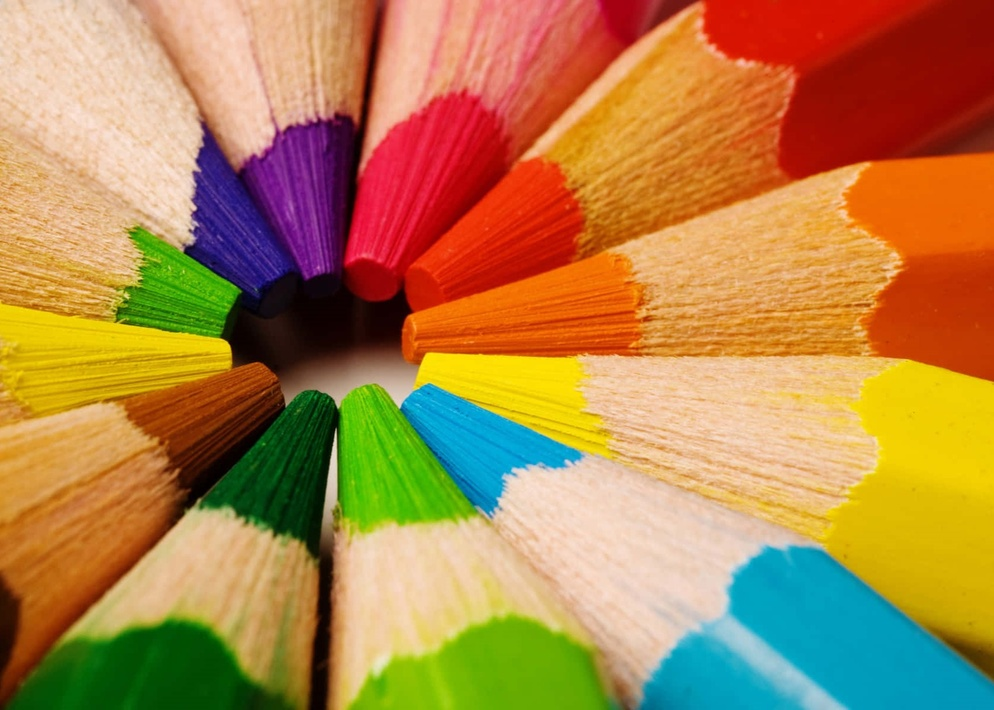
#> input picture All Methods Tried/Color Transfer/source.jpg, 994 x 710 px, shrunk from 1680 x 1200 before the run, found by its file name
$ jupyter execute 'Reinhard’s Color Transfer.ipynb'
#> lines starting #> are read from the running program, lines starting #| are printed output that depends on the picture
#> further down, source is the input picture: shape (710, 994, 3); mean B, G, R 74.8, 132.6, 176.2
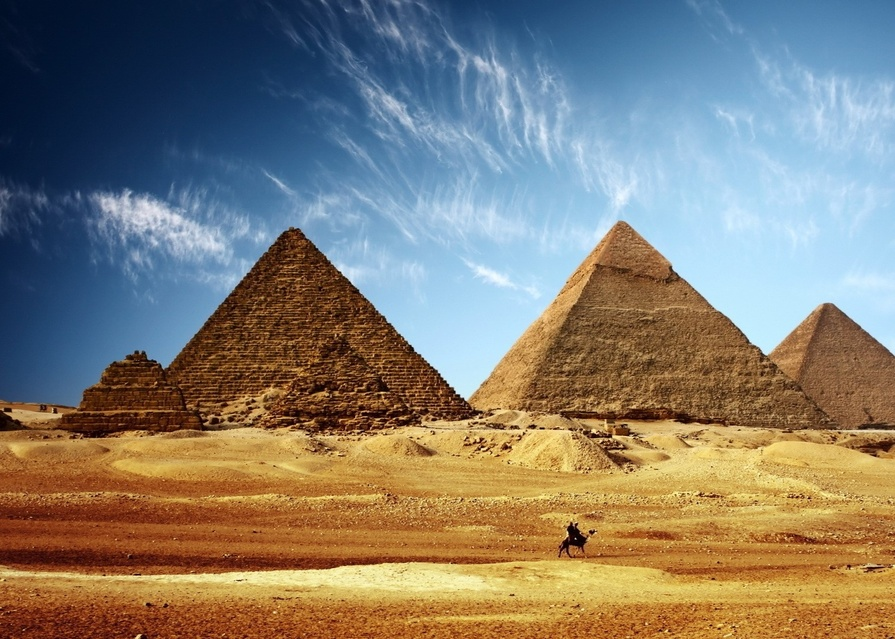
#> input picture All Methods Tried/Color Transfer/target.jpg, 895 x 639 px, shrunk from 1512 x 1080 before the run, found by its file name
#> further down, target is the input picture: shape (639, 895, 3); mean B, G, R 113.9, 124.8, 130.3
[cell 1]
import cv2
import numpy as np

[cell 2]
def color_transfer(source, target):
    # Convert the images from BGR to LAB color space
    source_lab = cv2.cvtColor(source, cv2.COLOR_BGR2LAB).astype(np.float32)
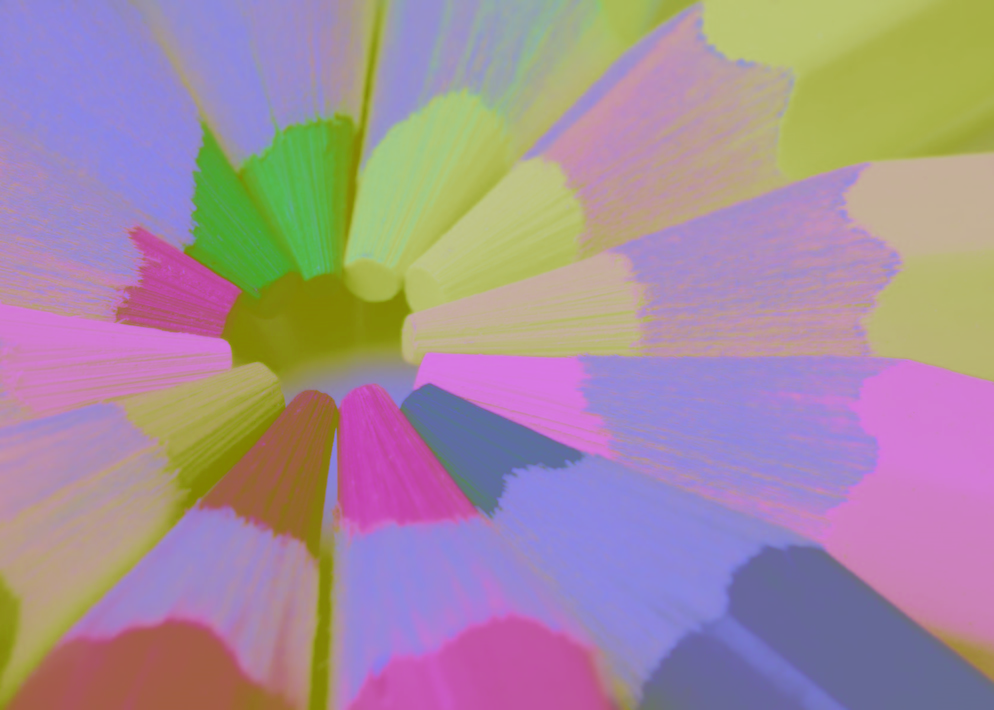
#> source_lab: shape (710, 994, 3) float32; mean B, G, R 154.9, 141.5, 164.7
    target_lab = cv2.cvtColor(target, cv2.COLOR_BGR2LAB).astype(np.float32)
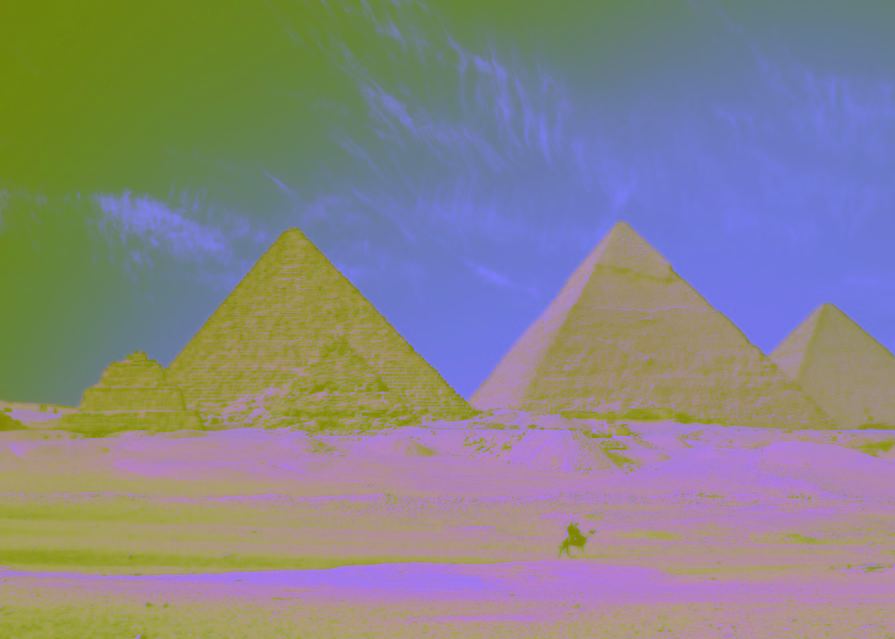
#> target_lab: shape (639, 895, 3) float32; mean B, G, R 134.4, 133.5, 135.5

    # Compute the mean and standard deviation of each channel in LAB color space
    src_mean, src_stddev = cv2.meanStdDev(source_lab)
#> src_mean = [154.9, 141.4, 164.7]; src_stddev = [55.56, 28.79, 29.77]
    tgt_mean, tgt_stddev = cv2.meanStdDev(target_lab)
#> tgt_mean = [134.4, 133.5, 135.5]; tgt_stddev = [60.35, 10.73, 31.13]

    # Subtract the target mean, scale by the source/target stddev, add the source mean
    for i in range(3):
        target_lab[:, :, i] = ((target_lab[:, :, i] - tgt_mean[i]) * (src_stddev[i] / tgt_stddev[i])) + src_mean[i]
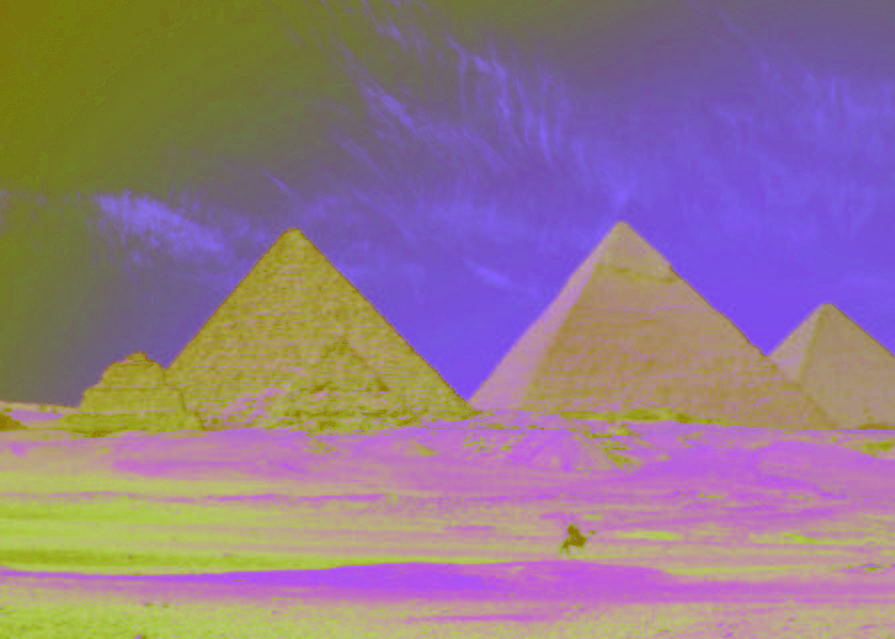
#> target_lab: shape (639, 895, 3) float32; mean B, G, R 154.9, 141.5, 164.7; drawn with min black and max white

    # Clip the values to [0, 255] range and convert back to 8-bit
    target_lab = np.clip(target_lab, 0, 255).astype(np.uint8)
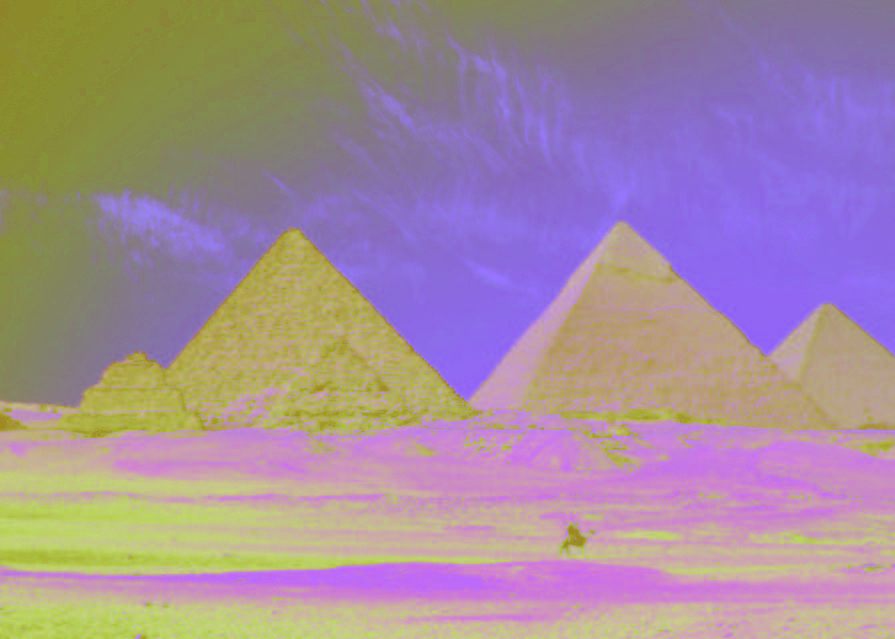
#> target_lab: shape (639, 895, 3); mean B, G, R 154.4, 141, 164.2

    # Convert the LAB image back to BGR color space
    result = cv2.cvtColor(target_lab, cv2.COLOR_LAB2BGR)
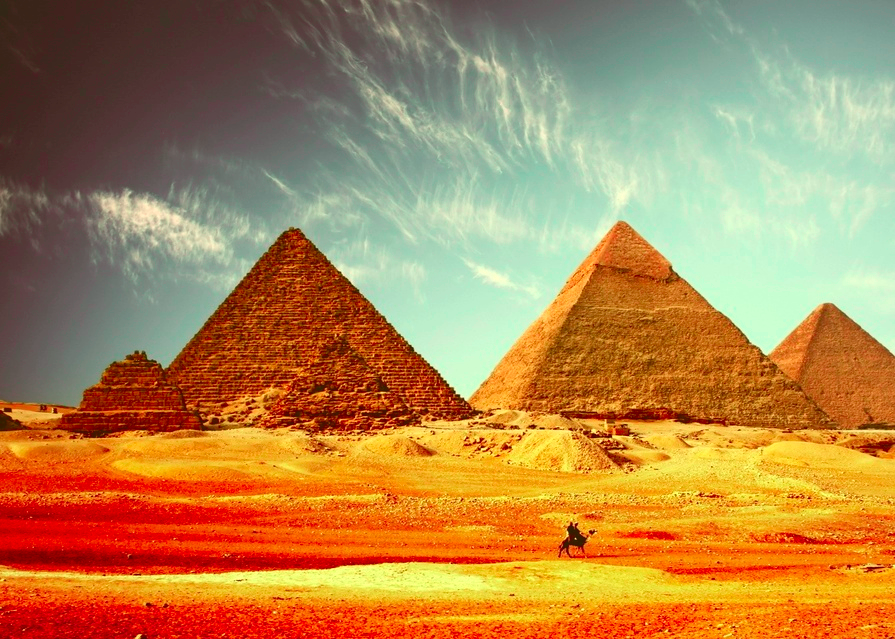
#> result: shape (639, 895, 3); mean B, G, R 79.5, 133.4, 176.9

    return result

[cell 3]
# Load the source and target images
source = cv2.imread('Images/source.jpg')
target = cv2.imread('Images/target.jpg')

[cell 4]
# Perform color transfer
result = color_transfer(source, target)

# Save the result
cv2.imwrite('color_transferred.jpg', result)
#> Out = True
